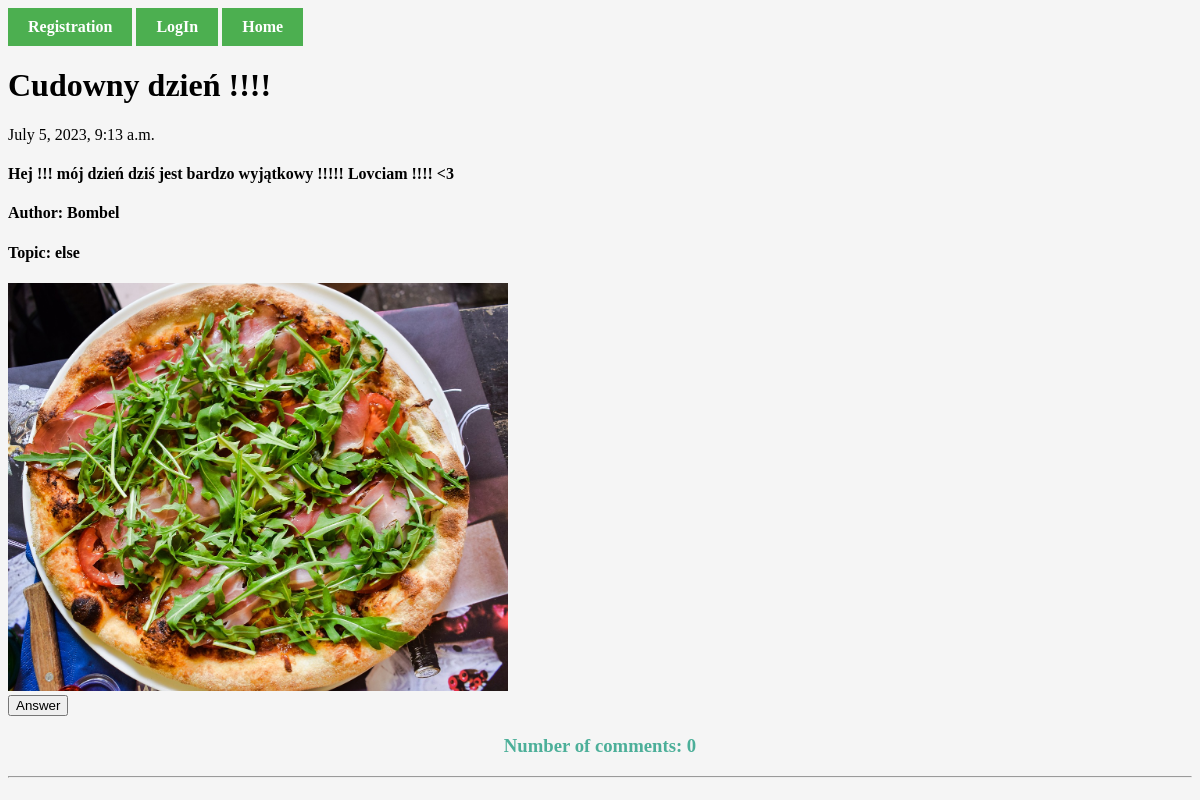
Page /14/detailPost/ on the earlier database version.
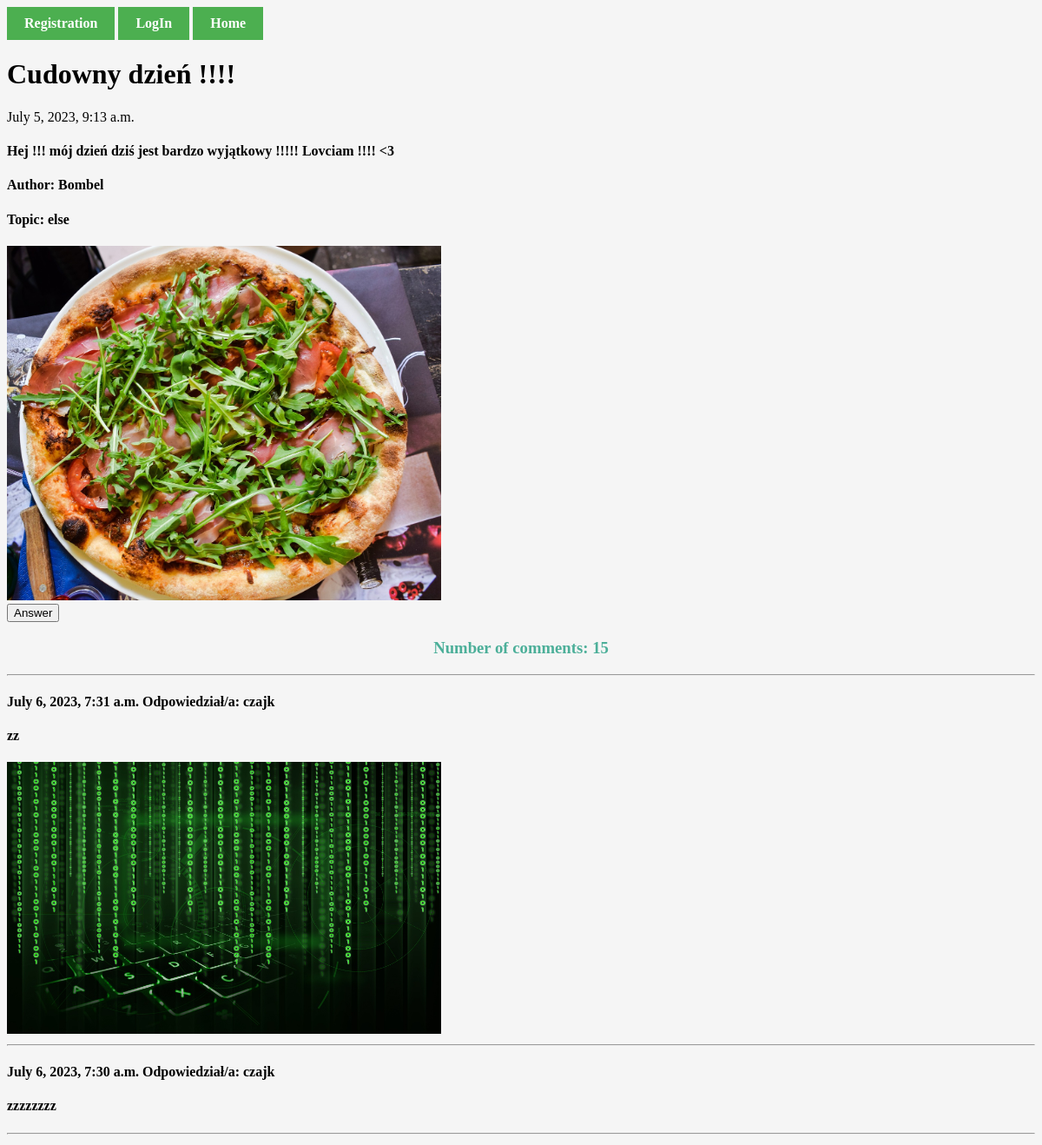
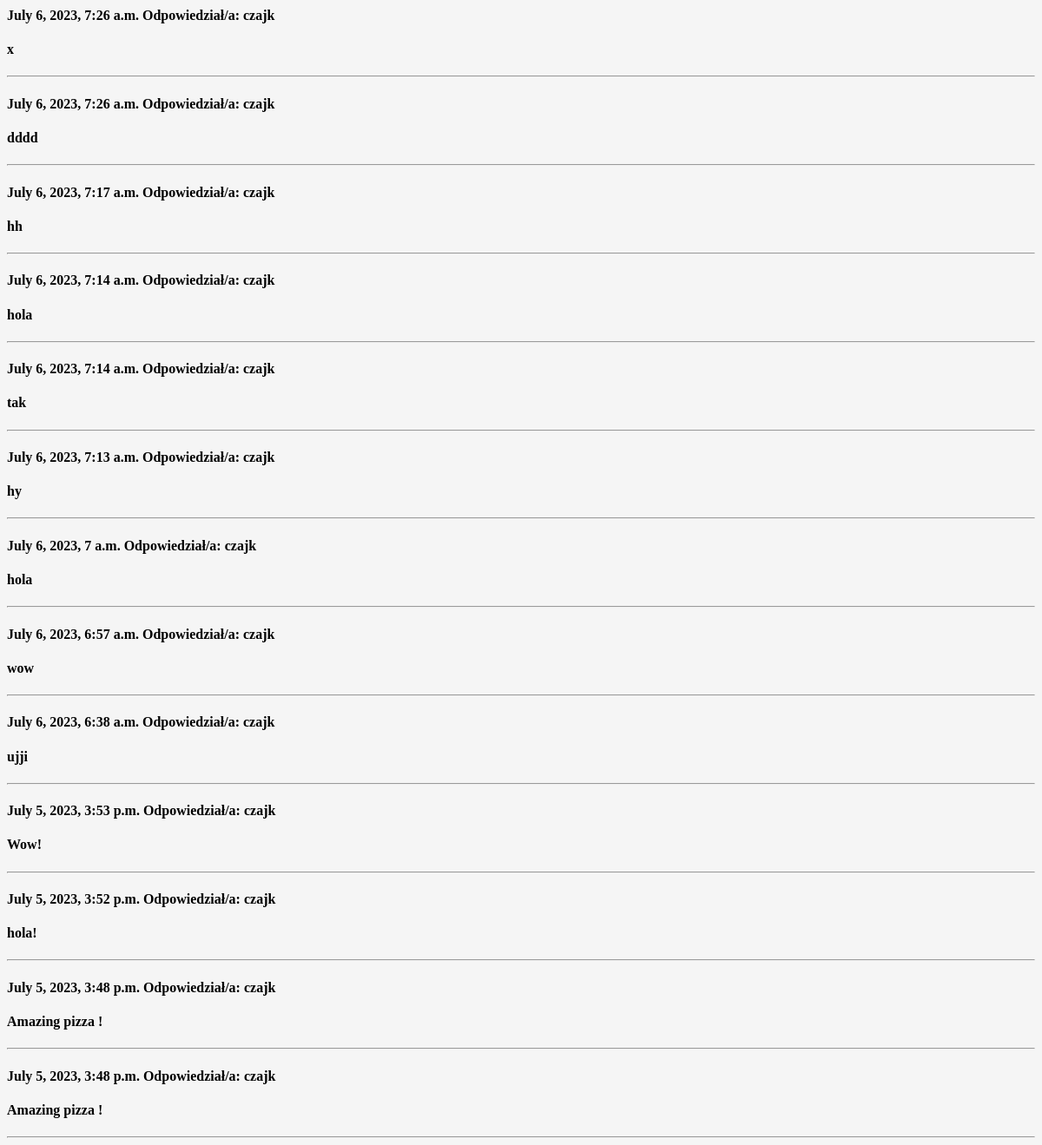
Same page on the later database version (2 pictures, top to bottom).
### Registration/models.py (models this page shows, shortened)
class PostComment(models.Model):
    content = models.TextField() # content of the commnet
    createDate = models.DateTimeField(auto_now_add=True) # # we need to know when did user post the commnet. date will be add automatically
    image = models.ImageField(upload_to='images/', blank=True)
    user = models.ForeignKey(User, on_delete=models.CASCADE) # we need to create realtionship between the commnet and user .
    post = models.ForeignKey(Posts,on_delete=models.CASCADE,related_name='comments') # each post should has its commnet , we need to add realtionship between post model and commnet model

### Registration/views.py (the view)
# urls.py: path('<int:postId>/detailPost/', views.detailPost, name='detailPost'),
def detailPost(request, postId):
    post = get_object_or_404(Posts, pk=postId)
    comments = post.comments.all().order_by('-createDate') # comments -= related_name
    return render(request,'detailPost.html', {'post':post, 'comments':comments})

### Registration/TEMPLATES/detailPost.html (shortened to what this page needs)
{% extends 'base.html' %}
{% block content %}
<h1>{{post.title}}</h1>
<p>{{post.createDate}}</p>
<h4>{{post.dec}}</h4>
<h4>Author: {{post.user}}</h4>
<h4>Topic: {{post.topic}}</h4>
{% if post.image %}
    <img src="{{post.image.url}}" alt="photo" style="width: 500px">
{% endif %}
<br>
{% if post.user == user %}
    <form action="{% url 'createAnswerPost' post.id %}">
    {% csrf_token %}
    <button type="submit">Answer</button>
    </form>
    <a href="{% url 'detail' post.id %}" role="button">Edit</a>
{% else %}
    <form action="{% url 'createAnswerPost' post.id %}">
    <button type="submit">Answer</button>
    </form>
{% endif %}
<h3>Number of comments: {{comments.count}} </h3>
{% for comment in comments %}
<hr>
<h4>{{comment.createDate}} Odpowiedział/a: {{comment.user}}</h4>
<h4>{{comment.content}}</h4>
{% if comment.image %}
        <img src="{{comment.image.url}}" alt="photo" style="width: 500px" >
{% endif %}
{% endfor %}
<hr>
{% endblock content %}

Differences in the rows shown:
added PostComment: createDate "July 6, 2023, 7:31 a.m.", user "czajk", content "zz", image (picture)
added PostComment: createDate "July 6, 2023, 7:30 a.m.", user "czajk", content "zzzzzzzz"
added PostComment: createDate "July 6, 2023, 7:26 a.m.", user "czajk", content "x"
added PostComment: createDate "July 6, 2023, 7:26 a.m.", user "czajk", content "dddd"
added PostComment: createDate "July 6, 2023, 7:17 a.m.", user "czajk", content "hh"
added PostComment: createDate "July 6, 2023, 7:14 a.m.", user "czajk", content "hola"
added PostComment: createDate "July 6, 2023, 7:14 a.m.", user "czajk", content "tak"
added PostComment: createDate "July 6, 2023, 7:13 a.m.", user "czajk", content "hy"
added PostComment: createDate "July 6, 2023, 7 a.m.", user "czajk", content "hola"
added PostComment: createDate "July 6, 2023, 6:57 a.m.", user "czajk", content "wow"
added PostComment: createDate "July 6, 2023, 6:38 a.m.", user "czajk", content "ujji"
added PostComment: createDate "July 5, 2023, 3:53 p.m.", user "czajk", content "Wow!"
added PostComment: createDate "July 5, 2023, 3:52 p.m.", user "czajk", content "hola!"
added PostComment: createDate "July 5, 2023, 3:48 p.m.", user "czajk", content "Amazing pizza !"
added PostComment: createDate "July 5, 2023, 3:48 p.m.", user "czajk", content "Amazing pizza !"
Other differences:
{{ comments.count }}: "0" → "15"
